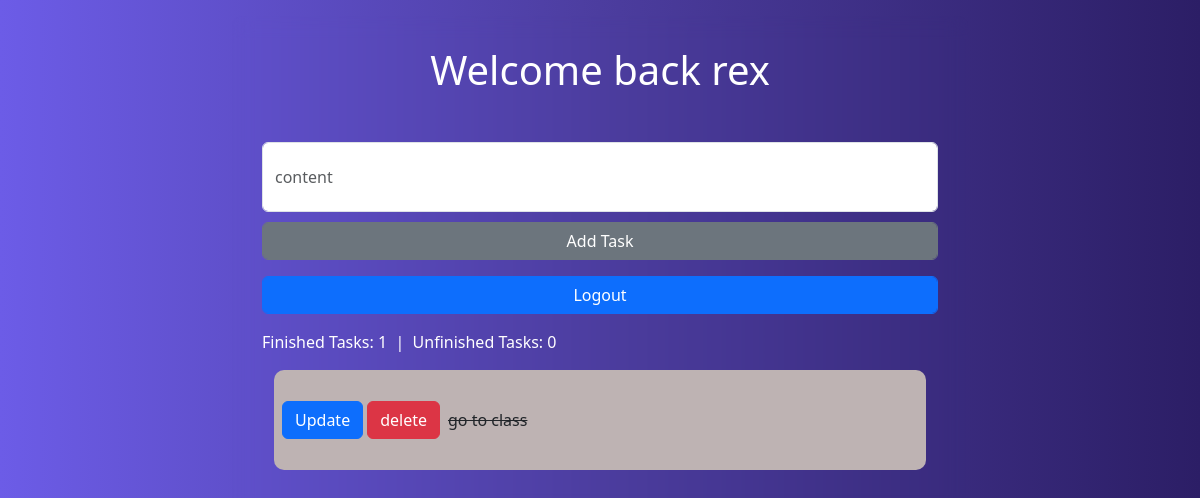
Before: / (signed in) with the older database file.
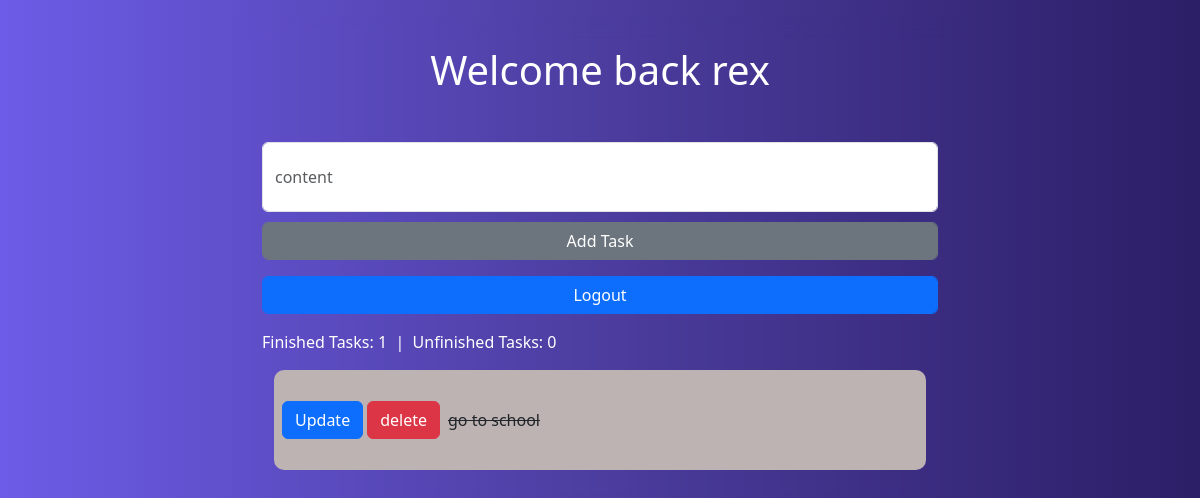
After: the same page with the newer database file.
### todoApp/models.py (models this page shows, shortened)
class Todo(models.Model):
    user = models.ForeignKey(User, on_delete=models.CASCADE)
    content = models.CharField(max_length=200)
    completed = models.BooleanField(default=False)
    timestamp = models.DateTimeField(auto_now_add=True)

### authentication/views.py (the view, shortened to what this page needs)
# urls.py: 2. Add a URL to urlpatterns:  path('', views.home, name='home')
@login_required
def home(request):
    name = request.user.username
    alltasks = Todo.objects.filter(user=request.user).order_by('-timestamp')
    completed = alltasks.filter(completed=True, user=request.user).count()
    uncompleted = alltasks.filter(completed=False, user=request.user).count()
    return render(request, 'home.html', {
        'name': name,
        'comp': completed,
        'uncomp': uncompleted,
        'all': alltasks
        })

### templates/home.html (shortened to what this page needs)
{% extends 'base.html' %}
{% block content %}
    <div class="container">
        <div class="row justify-content-center">
            <div class="col-12 col-lg-8">
                <form method="post"> {% csrf_token %}
                    <h1 class="text-white text-center">Welcome back {{name}}</h1>
                    <input type="text" name="content" placeholder="content" class="form-control mt-5">
                    <button type="submit" class="btn btn-secondary form-control mb-3">Add Task</button>
                    <a href="{% url 'logout' %}" class="btn btn-primary form-control">Logout</a>
                    <p class="text-white mt-3">Finished Tasks: {{comp}} &nbsp;<span>|</span>&nbsp; Unfinished Tasks: {{uncomp}}</p>
                    <div class="container">
                        {% for tsk in all %}
                            <div class="container mb-3 task d-flex flex-row align-items-center">
                                <a href="{% url 'update' tsk.id %}" class="btn btn-primary me-1" id="xy">Update</a>
                                <a href="{% url 'delete' tsk.id %}" class="btn btn-danger">delete</a>
                                {% if tsk.completed %}
                                    <p class="ms-2 mt-3" style="text-decoration: line-through;">{{tsk.content}}</p>
                                {% else %}
                                    <p class="ms-2 mt-3">{{tsk.content}}</p>
                                {% endif %}
                            </div>
                        {% endfor %}
                    </div>
                </form>
            </div>
        </div>
    </div>
{% endblock %}

Changed rows visible on the page:
removed Todo: content "go to class"
added Todo: content "go to school"
